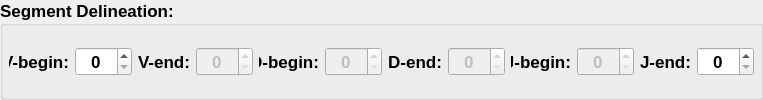
                <widget class="QGroupBox" name="groupBox_6">
                 <property name="minimumSize">
                  <size>
                   <width>0</width>
                   <height>60</height>
                  </size>
                 </property>
                 <property name="font">
                  <font>
                   <family>Lucida Grande</family>
                   <pointsize>13</pointsize>
                   <weight>75</weight>
                   <bold>true</bold>
                  </font>
                 </property>
                 <property name="cursor">
                  <cursorShape>ArrowCursor</cursorShape>
                 </property>
                 <property name="title">
                  <string>Segment Delineation:</string>
                 </property>
                 <layout class="QHBoxLayout" name="horizontalLayout_3">
                  <property name="leftMargin">
                   <number>6</number>
                  </property>
                  <property name="topMargin">
                   <number>6</number>
                  </property>
                  <property name="rightMargin">
                   <number>6</number>
                  </property>
                  <property name="bottomMargin">
                   <number>6</number>
                  </property>
                  <item>
                   <widget class="QLabel" name="label_22">
                    <property name="maximumSize">
                     <size>
                      <width>60</width>
                      <height>16777215</height>
                     </size>
                    </property>
                    <property name="text">
                     <string>V-begin:</string>
                    </property>
                    <property name="alignment">
                     <set>Qt::AlignRight|Qt::AlignTrailing|Qt::AlignVCenter</set>
                    </property>
                   </widget>
                  </item>
                  <item>
                   <widget class="QSpinBox" name="sbVbeg">
                    <property name="alignment">
                     <set>Qt::AlignCenter</set>
                    </property>
                    <property name="maximum">
                     <number>999</number>
                    </property>
                   </widget>
                  </item>
                  <item>
                   <widget class="QLabel" name="label_23">
                    <property name="maximumSize">
                     <size>
                      <width>60</width>
                      <height>16777215</height>
                     </size>
                    </property>
                    <property name="text">
                     <string>V-end:</string>
                    </property>
                    <property name="alignment">
                     <set>Qt::AlignRight|Qt::AlignTrailing|Qt::AlignVCenter</set>
                    </property>
                   </widget>
                  </item>
                  <item>
                   <widget class="QSpinBox" name="sbVend">
                    <property name="enabled">
                     <bool>false</bool>
                    </property>
                    <property name="alignment">
                     <set>Qt::AlignCenter</set>
                    </property>
                    <property name="maximum">
                     <number>999</number>
                    </property>
                   </widget>
                  </item>
                  <item>
                   <widget class="QLabel" name="label_25">
                    <property name="maximumSize">
                     <size>
                      <width>60</width>
                      <height>16777215</height>
                     </size>
                    </property>
                    <property name="text">
                     <string>D-begin:</string>
                    </property>
                    <property name="alignment">
                     <set>Qt::AlignRight|Qt::AlignTrailing|Qt::AlignVCenter</set>
                    </property>
                   </widget>
                  </item>
                  <item>
                   <widget class="QSpinBox" name="sbDbeg">
                    <property name="enabled">
                     <bool>false</bool>
                    </property>
                    <property name="alignment">
                     <set>Qt::AlignCenter</set>
                    </property>
                    <property name="maximum">
                     <number>999</number>
                    </property>
                   </widget>
                  </item>
                  <item>
                   <widget class="QLabel" name="label_24">
                    <property name="maximumSize">
                     <size>
                      <width>60</width>
                      <height>16777215</height>
                     </size>
                    </property>
                    <property name="text">
                     <string>D-end:</string>
                    </property>
                    <property name="alignment">
                     <set>Qt::AlignRight|Qt::AlignTrailing|Qt::AlignVCenter</set>
                    </property>
                   </widget>
                  </item>
                  <item>
                   <widget class="QSpinBox" name="sbDend">
                    <property name="enabled">
                     <bool>false</bool>
                    </property>
                    <property name="alignment">
                     <set>Qt::AlignCenter</set>
                    </property>
                    <property name="maximum">
                     <number>999</number>
                    </property>
                   </widget>
                  </item>
                  <item>
                   <widget class="QLabel" name="label_26">
                    <property name="maximumSize">
                     <size>
                      <width>60</width>
                      <height>16777215</height>
                     </size>
                    </property>
                    <property name="text">
                     <string>J-begin:</string>
                    </property>
                    <property name="alignment">
                     <set>Qt::AlignRight|Qt::AlignTrailing|Qt::AlignVCenter</set>
                    </property>
                   </widget>
                  </item>
                  <item>
                   <widget class="QSpinBox" name="sbJbeg">
                    <property name="enabled">
                     <bool>false</bool>
                    </property>
                    <property name="alignment">
                     <set>Qt::AlignCenter</set>
                    </property>
                    <property name="maximum">
                     <number>999</number>
                    </property>
                   </widget>
                  </item>
                  <item>
                   <widget class="QLabel" name="label_27">
                    <property name="maximumSize">
                     <size>
                      <width>60</width>
                      <height>16777215</height>
                     </size>
                    </property>
                    <property name="text">
                     <string>J-end:</string>
                    </property>
                    <property name="alignment">
                     <set>Qt::AlignRight|Qt::AlignTrailing|Qt::AlignVCenter</set>
                    </property>
                   </widget>
                  </item>
                  <item>
                   <widget class="QSpinBox" name="sbJend">
                    <property name="alignment">
                     <set>Qt::AlignCenter</set>
                    </property>
                    <property name="maximum">
                     <number>999</number>
                    </property>
                   </widget>
                  </item>
                 </layout>
                </widget>
